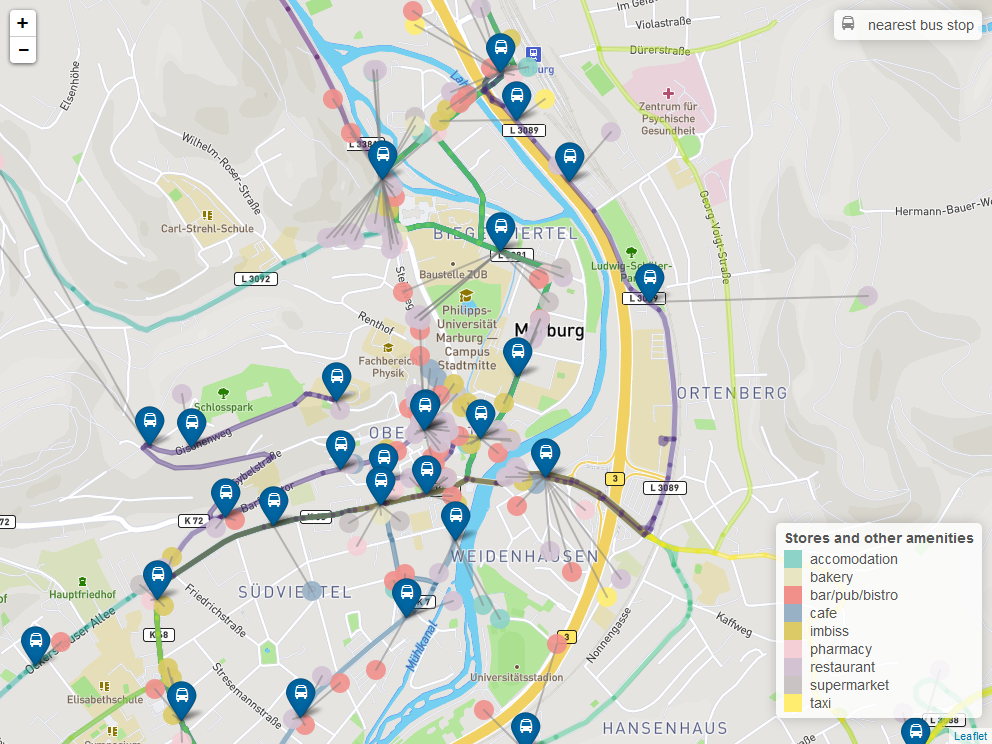

R code for this plot:
########################################################################################
#                                    # # #                                             #
#This file is used to create a static visualization of the data for presentation       #
#code written by Lionel R. Hertzog and Nadja Simmons

#Updated: 17.08.2016
########################################################################################

# Installing the development version of the leaflet package from github
library(devtools)
install_github("rstudio/leaflet")
####

library(leaflet)
library(plyr)
library(dplyr)
library(viridis) # to make color palette

## We want to save the map as png
 # Solution from StackOverflow: http://stackoverflow.com/questions/31336898/how-to-save-leaflet-in-rstudio-map-as-png-or-jpg-file
 # Note: PhantomJS needs to be downloaded from http://phantomjs.org/ to c:/Users/AppData/Roaming/PhantomJS

## install 'webshot' package
install_github("wch/webshot")

## load packages
library(htmlwidgets)
library(webshot)
# install the downloaded PhantomJS
webshot::install_phantomjs()

## Making the map
#color palette for the bus line or use busline_colors
col_line <- colorFactor(viridis(length(bus_line_list)),as.character(1:length(bus_line_list)))
opacity_bus_lines <- 0.3

names(bus_line_list) <- c(1:length(bus_line_list))

# create icons with the leaflet package
icon_uni<-makeAwesomeIcon(icon="university",library="fa",markerColor="red",iconColor="white")
icon_bus<-makeAwesomeIcon(icon="bus",library = "fa",markerColor="darkblue",iconColor="white")

icons<-awesomeIconList(
  bar_pub_bistro=makeAwesomeIcon(icon = "beer",library = "fa",markerColor = "orange",iconColor = "green"),
  restaurant=makeAwesomeIcon(icon = "cutlery",library = "fa",markerColor = "white",iconColor = "darkred"),
  supermarket=makeAwesomeIcon(icon="shopping-cart",library = "glyphicon",markerColor = "cadetblue",iconColor = "#c3f971"),
  pharmacy=makeAwesomeIcon(icon="medkit",library="fa",markerColor = "white",iconColor="red"),
  accomodation=makeAwesomeIcon(icon="building-o",library="fa",markerColor = "white",iconColor = "yellow"),
  bakery=makeAwesomeIcon(icon="grain",library="glyphicon",markerColor = "white",iconColor="orange"),
  cafe=makeAwesomeIcon(icon="coffee",library="fa",markerColor = "cadetblue",iconColor="orange"),
  imbiss=makeAwesomeIcon(icon="pizza",library="ion",markerColor = "white",iconColor="pink"),
  taxi=makeAwesomeIcon(icon="taxi",library="fa",markerColor = "darkblue")
)

circle_color <- colorFactor(palette = "Set3", domain = stores$Group,n = length(unique(stores$Group)))

# Create labels and colors for legend
stores %>% mutate(legend_labels = Group) %>% 
  mutate(legend_labels = ifelse(legend_labels %in% "bar_pub_bistro","bar/pub/bistro",legend_labels)) -> stores

legend_color <- colorFactor(palette = "Set3",domain = stores$legend_labels,
                            n = length(unique(stores$legend_labels)))

# create a dataframe for the lines connecting store markers and bus stops
stores_lines <- stores

for (i in 1: nrow(stores)) {
stores_lines$Longitude[i] <- busstop_new[busstop_new$Name2 == as.character(stores_lines$Name2)[i],"Longitude"]
stores_lines$Latitude[i] <- busstop_new[busstop_new$Name2 == as.character(stores_lines$Name2)[i],"Latitude"]
}

stores_lines <- rbind(stores_lines,stores)

# create the static map

leaflet() %>%
  addTiles("https://api.mapbox.com/styles/v1/mapbox/streets-v9/tiles/256/{z}/{x}/{y}?access_token=pk.eyJ1IjoibGlvbmVsNjgiLCJhIjoiY2lyOHVtY2ZqMDAycmlsbHd3cXF4azhzdiJ9.FHJtGBW1bhjCr-JLnC4brw") %>%
  setView(lng=8.773500, lat=50.810600,zoom = 15) %>%
  addAwesomeMarkers(data=busstop_new,lng=~Longitude,lat=~Latitude,label=~Name2,icon=icon_bus)%>%
  
  addPolylines(data=bus_line_list[[1]],stroke=TRUE,color=col_line(1),noClip=FALSE,opacity = opacity_bus_lines)%>%
  addPolylines(data=bus_line_list[[2]],stroke=TRUE,color=col_line(2),noClip=FALSE,opacity = opacity_bus_lines)%>%
  addPolylines(data=bus_line_list[[3]],stroke=TRUE,color=col_line(3),noClip=FALSE,opacity = opacity_bus_lines)%>%
  addPolylines(data=bus_line_list[[4]],stroke=TRUE,color=col_line(4),noClip=FALSE,opacity = opacity_bus_lines)%>%
  addPolylines(data=bus_line_list[[5]],stroke=TRUE,color=col_line(5),noClip=FALSE,opacity = opacity_bus_lines)%>%
  addPolylines(data=bus_line_list[[6]],stroke=TRUE,color=col_line(6),noClip=FALSE,opacity = opacity_bus_lines)%>%
  addPolylines(data=bus_line_list[[7]],stroke=TRUE,color=col_line(7),noClip=FALSE,opacity = opacity_bus_lines)%>%
  addPolylines(data=bus_line_list[[8]],stroke=TRUE,color=col_line(8),noClip=FALSE,opacity = opacity_bus_lines)%>%
  addPolylines(data=bus_line_list[[9]],stroke=TRUE,color=col_line(9),noClip=FALSE,opacity = opacity_bus_lines)%>%
  addPolylines(data=bus_line_list[[10]],stroke=TRUE,color=col_line(10),noClip=FALSE,opacity = opacity_bus_lines) %>%
  addCircleMarkers(data=stores,radius =10,color = ~circle_color(Group),stroke = FALSE, fillOpacity = 0.9) -> static_map

# Add lines between points and stops
  for(i in 1:length(unique(stores_lines$StoreID))){
    store_name <- unique(stores_lines$StoreID)[i]
    static_map <- addPolylines(static_map, 
                          lat = c(as.numeric(stores_lines[stores_lines$StoreID==store_name, "Latitude"])), 
                          lng = c(as.numeric(stores_lines[stores_lines$StoreID==store_name, "Longitude"])),
                          color = "grey", fillColor = "grey", fillOpacity = 0.9, weight = 2)
  }

# Adding a legend
static_map <- static_map %>% addLegend("bottomright", pal = legend_color, values = stores$legend_labels,
                                   title = "Stores and other amenities",
                                   opacity = 1)
# Adding a legend for the bus icon
html_legend <- "<span>
  <i class='fa fa-bus icon-white'></i>
</span></i>nearest bus stop" 


static_map <- static_map %>% addControl(html = html_legend, position = "topright")

# Saving the static map as png

saveWidget(static_map, "static_map_temp.html", selfcontained = FALSE)
webshot("static_map_temp.html", file = "static_map.png",
        cliprect = "viewport")
